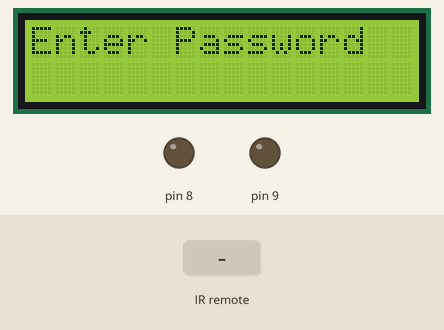
Simulated run of this sketch. Board: Arduino Uno, built with avr-gcc and run on an emulated ATmega328P. On the bench: 16×2 character LCD, output pins drawn as LEDs (lit = HIGH). The inputs (shaded band) are chosen by the test bench.

Above: at 1.2 s.
1.3 s: infrared code 0xFD30CF received
At 2.5 s:
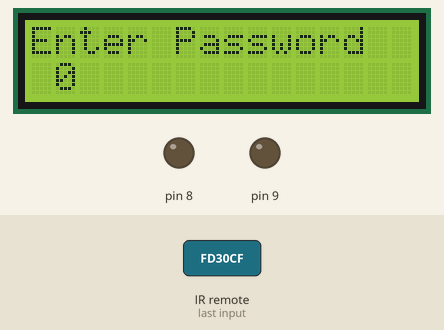
2.9 s: infrared code 0xFD08F7 received
At 3.7 s:
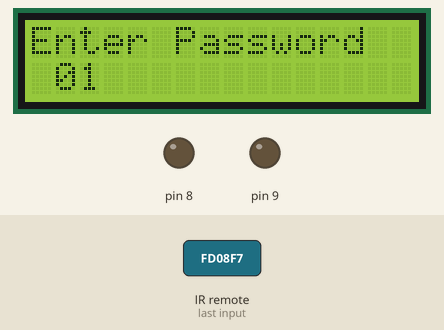
Timing chart, 0 to 5.9 s (numbered marks = the images above; inputs shaded):
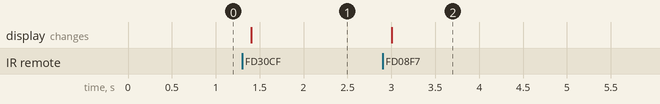

Measured:
- after the input at 1.3 s, the display: changes after 0.10 s (image 1)
- after the input at 2.9 s, the display: changes after 0.10 s (image 2)

The sketch:

simhack_4.ino
```cpp
#include <IRremote.h>
#include<LiquidCrystal.h>

LiquidCrystal lcd(12, 11, 5, 4, 3, 2);
int RECV_PIN = 10;

IRrecv irrecv(RECV_PIN);

decode_results results;
long a;
int b;
long p ;
int c = 0;

void setup()
{
  lcd.clear();
  lcd.begin(16, 2);

  irrecv.enableIRIn(); // Start the receiver
  pinMode(8,OUTPUT);
  pinMode(9,OUTPUT);
}
void lcdon()
{
  lcd.setCursor(0,0);
  lcd.print("Enter Password");
  lcd.setCursor(0,1);

}
void ir()
{
 if (irrecv.decode(&results))
  {
     a = results.value;

     switch (a)
     {
      case 16593103:
       b = 0;
       break;
      case 16582903:
       b = 1;
       break;
      case 16615543:
       b = 2;
       break;
      case 16599223:
       b = 3;
       break;
      case 16591063:
       b = 4;
       break;
      case 16623703:
       b = 5;
       break;
      case 16607383:
       b = 6;
       break;
      case 16586983:
       b = 7;
       break;
      case 16619623:
       b = 8;
       break;
      case 16603303:
       b = 9;
       break;

     }
     p = p*10 + b;
     c++;

     delay(100);
    irrecv.resume(); // Receive the next value
  }

}
void passw( )
{

  if (c >= 6)
  {
    if (p == 123456)
    {

      lcd.print("Correct Password ");
      digitalWrite(8,HIGH);
      delay(1000);
      digitalWrite(8,LOW);

    }
    else
    {

      lcd.print("Incorrect Password");
      digitalWrite(9,HIGH);
      delay(1000);
      digitalWrite(9,LOW);

    }
       p=0;
      c=0;
      b=0;
      lcd.clear();
  }
  else
  {
    if(c!=0)
    {
     lcd.setCursor(c,1);
      lcd.print(b);
    }

  }
}
void loop()
{
  lcdon();
  ir();
  passw();
}
```
